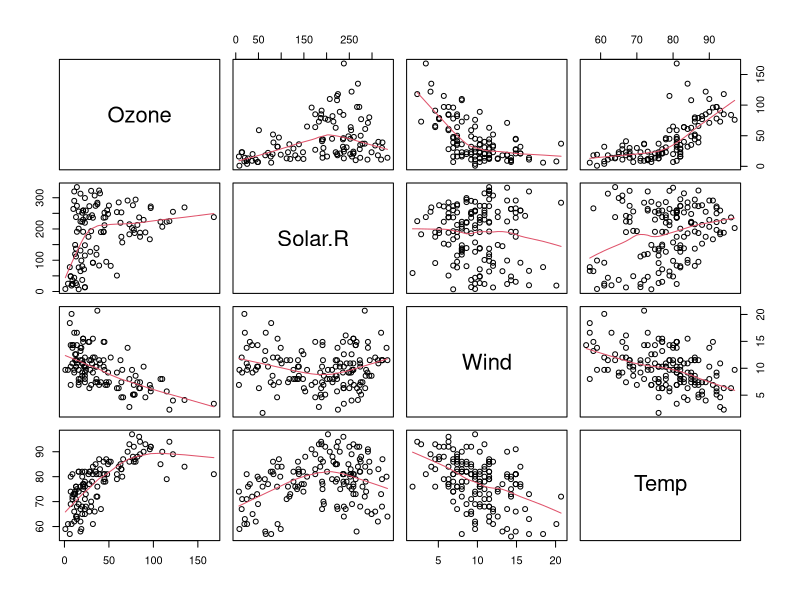
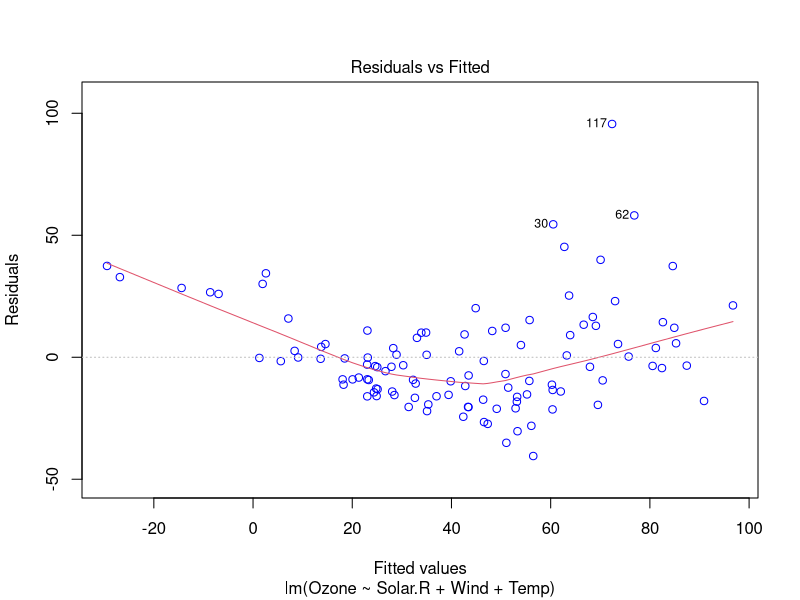
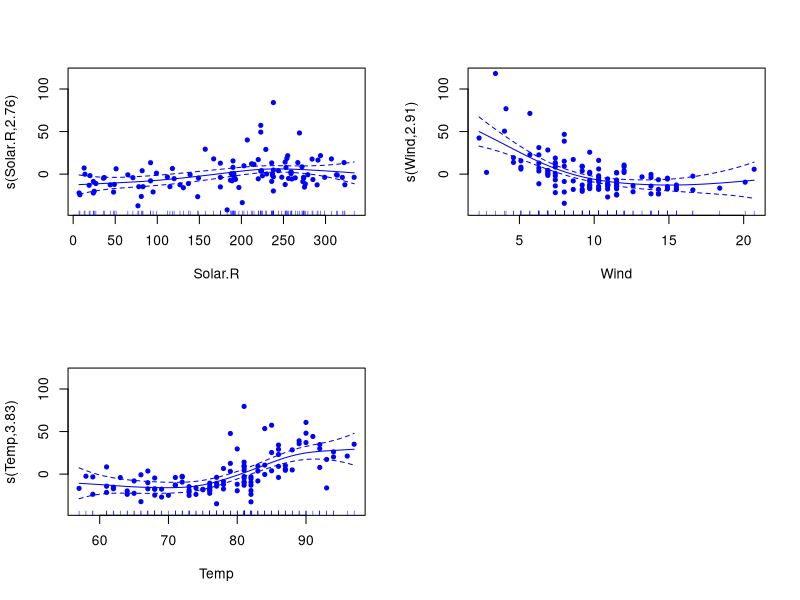
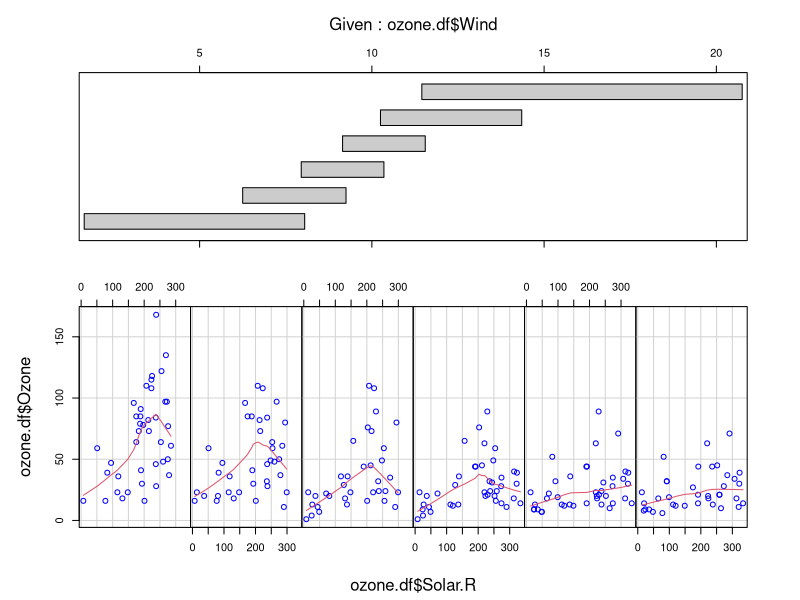
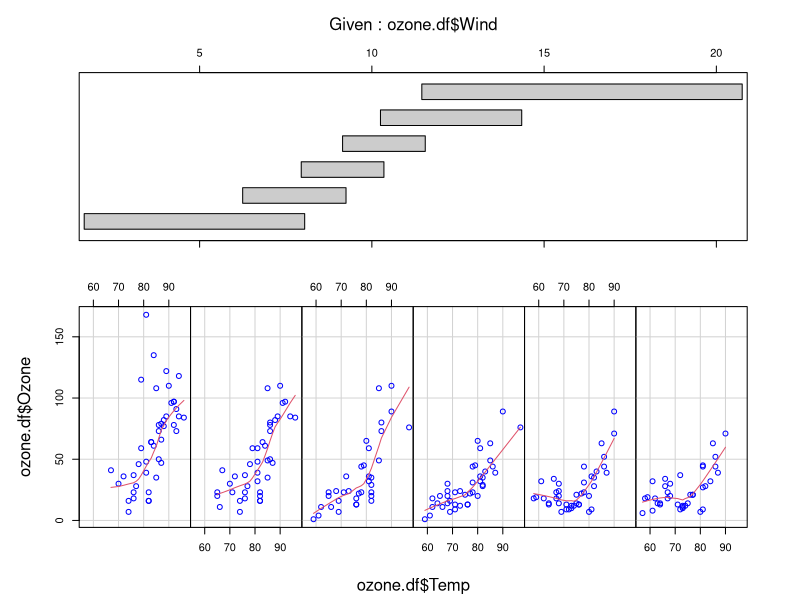
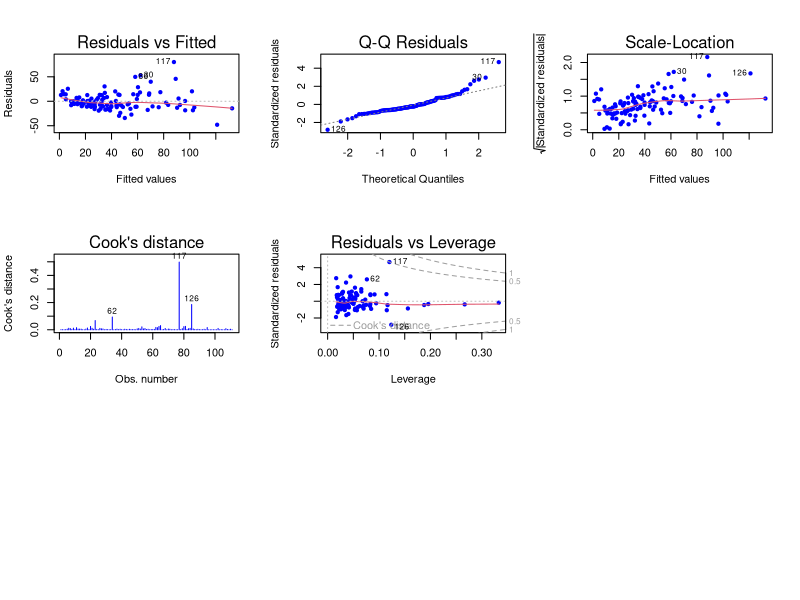
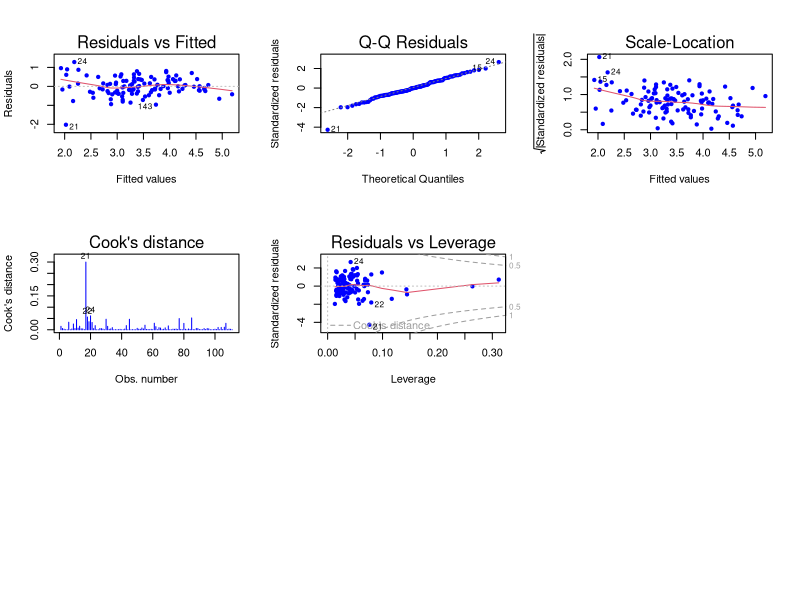

Write the R code that produced these figures, in order.
## ---- chunk 1
knitr::opts_chunk$set(echo = TRUE)
## ---- chunk 2
ozone.df = airquality[,1:4]
summary(ozone.df)
dim(ozone.df)
## ---- chunk 3
pairs(ozone.df, panel = panel.smooth)
## ---- chunk 4
ozone.lm = lm (Ozone ~ Solar.R + Wind + Temp , data = ozone.df )
summary(ozone.lm)
## ---- chunk 5
plot(ozone.lm, which = 1, col = "blue")
## ---- chunk 6
library(mgcv)
par(mfrow=c(2,2)) 
ozone.gam = gam(Ozone ~ s(Solar.R) + s(Wind) + s(Temp), data = ozone.df)
plot(ozone.gam, residuals = T , pch= 20, col="blue")


## ---- chunk 7


coplot(ozone.df$Ozone~ ozone.df$Solar.R|ozone.df$Wind, col="blue",panel=panel.smooth, row=1)

## ---- chunk 8
coplot(ozone.df$Ozone~ ozone.df$Temp|ozone.df$Wind, col="blue",panel=panel.smooth, row=1)
## ---- chunk 9
ozone.lm<-lm(Ozone~Temp*Wind*Solar.R+I(Solar.R^2)+I(Temp^2)+I(Wind^2), data = ozone.df)
summary(ozone.lm) 
## ---- chunk 10
ozone.lm2 = update(ozone.lm,~. -Temp:Wind:Solar.R) 
summary(ozone.lm2)
## ---- chunk 11
ozone.lm3 = update(ozone.lm2,~. -Temp:Solar.R) 
summary(ozone.lm3)
## ---- chunk 12
ozone.lm4 = update(ozone.lm3,~. -Temp:Wind) 
summary(ozone.lm4)
## ---- chunk 13
ozone.lm5 = update(ozone.lm4,~. -Wind:Solar.R) 
summary(ozone.lm5)
## ---- chunk 14
ozone.lm6 = update(ozone.lm5,~. -I(Solar.R^2)) 
summary(ozone.lm6)
## ---- chunk 15
par(mfrow=c(3,3))
plot(ozone.lm6, which=1:5, pch =20, col="blue")
## ---- chunk 16
ozone.lm7 = lm(log(Ozone) ~ Temp + Wind + Solar.R + I(Temp^2) + I(Wind^2), data = ozone.df)
summary(ozone.lm7) 

## ---- chunk 17
ozone.lm8 = lm(log(Ozone) ~ Temp + Wind + Solar.R  + I(Wind^2), data = ozone.df)
summary(ozone.lm8)
## ---- chunk 18
par(mfrow=c(3,3)) 
plot(ozone.lm8, which = 1:5, pch=20, col="blue")
